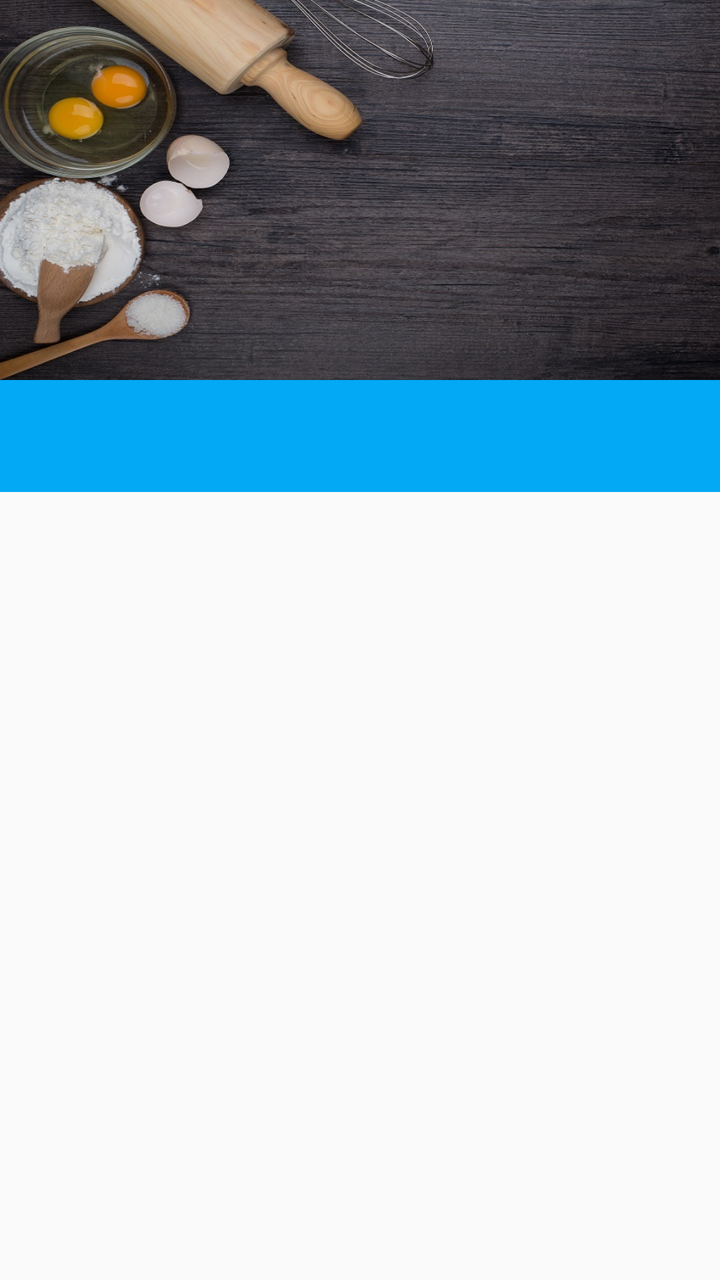
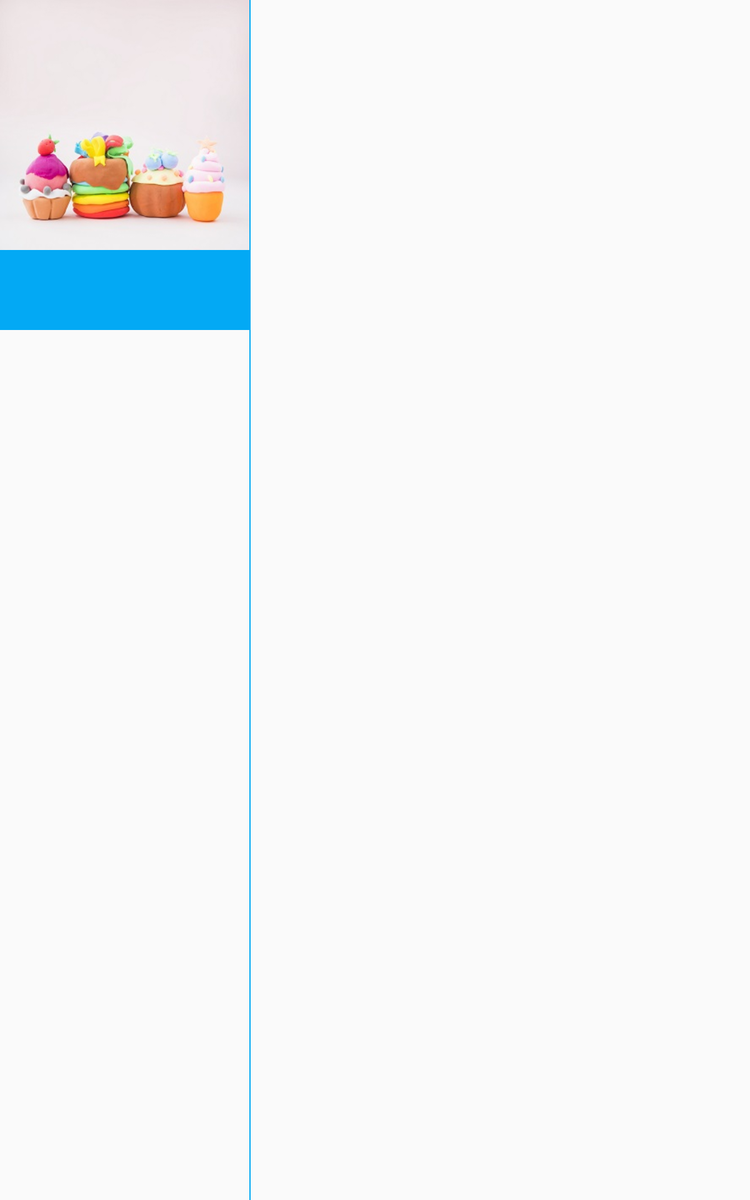

Compare how this app lays out the same screen by default and in its alternative resource folder. The renders come first, then the two layout files and the values they reference.
<!-- AndroidManifest.xml: activity theme AppTheme.NoActionBar -->
<!-- res/layout/activity_detail.xml -->
<?xml version="1.0" encoding="utf-8"?>
<layout
    xmlns:android="http://schemas.android.com/apk/res/android"
    xmlns:app="http://schemas.android.com/apk/res-auto"
    xmlns:tools="http://schemas.android.com/tools">

    <android.support.design.widget.CoordinatorLayout
        android:layout_width="match_parent"
        android:layout_height="match_parent"
        android:fitsSystemWindows="true"
        tools:context=".ui.DetailActivity"
        >
        <android.support.design.widget.AppBarLayout
            android:layout_width="match_parent"
            android:layout_height="wrap_content"
            android:theme="@style/AppTheme.AppBarOverlay"
            android:fitsSystemWindows="true">
            <android.support.design.widget.CollapsingToolbarLayout
                android:id="@+id/collapsingToolbar"
                android:layout_width="match_parent"
                android:layout_height="match_parent"
                android:fitsSystemWindows="true"
                app:contentScrim="?attr/colorPrimary"
                app:layout_scrollFlags="scroll|exitUntilCollapsed">
                
                <ImageView
                    android:id="@+id/recipe_detail_image"
                    android:layout_width="match_parent"
                    android:layout_height="190dp"
                    android:scaleType="fitXY"
                    android:fitsSystemWindows="true"
                    app:layout_collapseMode="parallax"
                    app:srcCompat="@drawable/bake" />
                <android.support.v7.widget.Toolbar
                    android:id="@+id/dtoolbar"
                    android:layout_width="match_parent"
                    android:layout_height="?attr/actionBarSize"
                    app:popupTheme="@style/ThemeOverlay.AppCompat.Light"
                    app:layout_collapseMode="pin"
                    app:layout_scrollFlags="scroll|exitUntilCollapsed|snap"
                    />
            </android.support.design.widget.CollapsingToolbarLayout>

            <android.support.design.widget.TabLayout
                android:id="@+id/detail_tab"
                android:layout_height="?attr/actionBarSize"
                android:layout_gravity="bottom"
                android:layout_width="match_parent"
                android:background="?attr/colorPrimary"
                app:tabMode="fixed"
                app:tabGravity="fill"/>
        </android.support.design.widget.AppBarLayout>

            <android.support.v4.view.ViewPager
                android:id="@+id/detail_viewpager"
                android:layout_width="match_parent"
                android:layout_height="match_parent"
                app:layout_behavior="@string/appbar_scrolling_view_behavior">

                <FrameLayout
                    android:layout_width="match_parent"
                    android:layout_height="match_parent"
                    android:id="@+id/fragment_container"/>
            </android.support.v4.view.ViewPager>

    </android.support.design.widget.CoordinatorLayout>

</layout>
<!-- resources referenced by this layout -->
<resources>
  <!-- drawable bake: jpg bitmap (drawable, 202891 bytes) -->
  <style name="AppTheme.AppBarOverlay" parent="ThemeOverlay.AppCompat.Dark.ActionBar" />
  <style name="AppTheme.NoActionBar">
          <item name="windowActionBar">false</item>
          <item name="windowNoTitle">true</item>
      </style>
</resources>
<!-- res/layout-sw600dp/activity_detail.xml (the author's variant of the layout above) -->
<!-- drawn on a 7-inch tablet held upright -->
<?xml version="1.0" encoding="utf-8"?>
<layout
    xmlns:android="http://schemas.android.com/apk/res/android"
    xmlns:app="http://schemas.android.com/apk/res-auto"
    xmlns:tools="http://schemas.android.com/tools">


    <LinearLayout
        android:id="@+id/tablet_view"
        android:layout_width="match_parent"
        android:layout_height="match_parent"
        android:orientation="horizontal"
        android:baselineAligned="false"
        tools:context=".ui.DetailActivity">
        <android.support.design.widget.CoordinatorLayout
            android:layout_width="0dp"
            android:layout_height="match_parent"
            android:fitsSystemWindows="true"
            android:layout_weight="3"
            >
            <android.support.design.widget.AppBarLayout
                android:layout_width="match_parent"
                android:layout_height="wrap_content"
                android:theme="@style/AppTheme.AppBarOverlay"
                android:fitsSystemWindows="true">
                <android.support.design.widget.CollapsingToolbarLayout
                    android:id="@+id/collapsingToolbar"
                    android:layout_width="match_parent"
                    android:layout_height="match_parent"
                    android:fitsSystemWindows="true"
                    app:contentScrim="?attr/colorPrimary"
                    app:layout_scrollFlags="scroll|exitUntilCollapsed">

                    <ImageView
                        android:id="@+id/recipe_detail_image"
                        android:layout_width="match_parent"
                        android:layout_height="200dp"
                        android:scaleType="fitXY"
                        android:fitsSystemWindows="true"
                        app:layout_collapseMode="parallax"
                        app:srcCompat="@drawable/cake" />
                    <android.support.v7.widget.Toolbar
                        android:id="@+id/dtoolbar"
                        android:layout_width="match_parent"
                        android:layout_height="?attr/actionBarSize"
                        app:popupTheme="@style/ThemeOverlay.AppCompat.Light"
                        app:layout_collapseMode="pin"
                        app:layout_scrollFlags="scroll|exitUntilCollapsed|snap"
                        />
                </android.support.design.widget.CollapsingToolbarLayout>

                <android.support.design.widget.TabLayout
                    android:id="@+id/detail_tab"
                    android:layout_height="?attr/actionBarSize"
                    android:layout_gravity="bottom"
                    android:layout_width="match_parent"
                    android:background="?attr/colorPrimary"
                    app:tabMode="fixed"
                    app:tabGravity="fill"/>
            </android.support.design.widget.AppBarLayout>

            <android.support.v4.view.ViewPager
                android:id="@+id/detail_viewpager"
                android:layout_width="match_parent"
                android:layout_height="match_parent"
                app:layout_behavior="@string/appbar_scrolling_view_behavior">

                <FrameLayout
                    android:layout_width="match_parent"
                    android:layout_height="match_parent"
                    android:id="@+id/fragment_container"/>
            </android.support.v4.view.ViewPager>
        </android.support.design.widget.CoordinatorLayout>

        <View
            android:layout_width="1dp"
            android:layout_height="match_parent"
            android:background="@color/colorPrimary" />

        <FrameLayout
            android:id="@+id/tab_step_container"
            android:layout_height="match_parent"
            android:layout_width="0dp"
            android:layout_weight="6">

        </FrameLayout>



    </LinearLayout>



</layout>
<!-- resources referenced by the variant -->
<!-- as a 7-inch tablet held upright resolves them -->
<resources>
  <color name="colorPrimary">#03a9f4</color>
  <!-- drawable cake: jpg bitmap (drawable, 35951 bytes) -->
  <style name="AppTheme.AppBarOverlay" parent="ThemeOverlay.AppCompat.Dark.ActionBar" />
  <style name="AppTheme.NoActionBar">
          <item name="windowActionBar">false</item>
          <item name="windowNoTitle">true</item>
      </style>
</resources>
